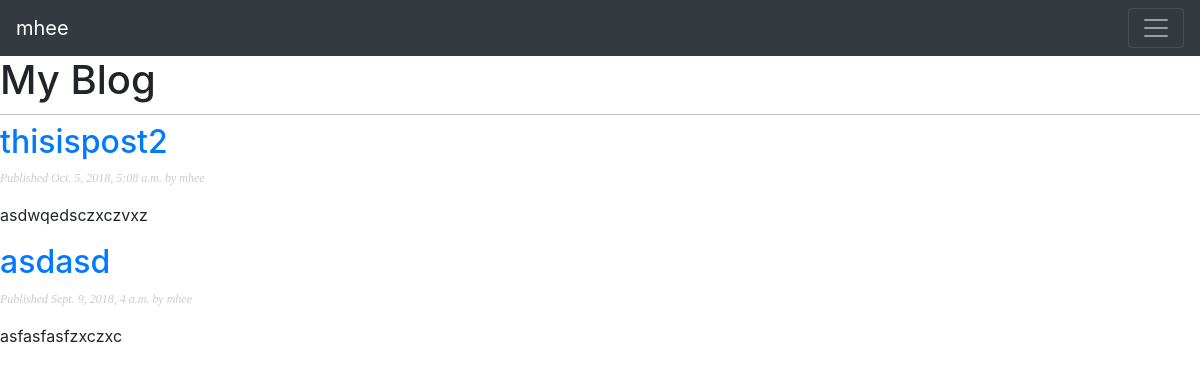
Page /blog/ (signed in) on the committed database.
### blog/models.py (models this page shows, shortened)
class Post(models.Model):
    STATUS_CHOICES = (('draft', 'Draft'),('published', 'Published'),)
    title = models.CharField(max_length=250)
    slug = models.SlugField(max_length=250,unique_for_date='publish')
    author = models.ForeignKey(User,on_delete=models.CASCADE,related_name='blog_posts')
    body = models.TextField()
    publish = models.DateTimeField(default=timezone.now)
    created = models.DateTimeField(auto_now_add=True)
    updated = models.DateTimeField(auto_now=True)
    status = models.CharField(max_length=10,choices=STATUS_CHOICES,default='draft')
    objects = models.Manager() # The default manager.
    published = PublishedManager() # Our custom manager.
    def get_absolute_url(self):
        return reverse('blog:post_detail',
        args=[self.publish.year,
        self.publish.month,
        self.publish.day,
        self.slug])
    class Meta:
        ordering = ('-publish',)

### blog/views.py (the view)
def post_list(request):
    posts = Post.published.all()
    return render(request,'blog/post/list.html',{'posts': posts})

### blog/models.py (called while the page is built)
    def get_queryset(self):
        return super(PublishedManager,self).get_queryset().filter(status='published')

### templates/blog/post/list.html (shortened to what this page needs)
{% extends "base.html" %}
{% block content %}
<h1>My Blog</h1>
{% for post in posts %}
<h2>
  <a href="{{ post.get_absolute_url }}">
    {{ post.title }}
  </a>
</h2>
<p class="date">
  Published {{ post.publish }} by {{ post.author }}
</p>
{{ post.body|truncatewords:30|linebreaks }}
{% endfor %}
{% endblock %}

### templates/base.html (shortened to what this page needs)
{% load static %}
<!DOCTYPE html>
<html>
<head>
  <link href="{% static "css/blog.css" %}" rel="stylesheet">
</head>
<link href="//maxcdn.bootstrapcdn.com/bootstrap/4.1.1/css/bootstrap.min.css" rel="stylesheet" id="bootstrap-css">
<body>
  <nav class="navbar navbar-dark bg-dark">
        <a class="navbar-brand" href="/">{% if user.is_authenticated %}  {{user.username}} {{emp.role}}  {% else %}  Guest {% endif %} </a>
        <button class="navbar-toggler" type="button" data-toggle="collapse" data-target="#navbarsExample01" aria-controls="navbarsExample01" aria-expanded="false" aria-label="Toggle navigation">
          <span class="navbar-toggler-icon"></span>
        </button>
      </nav>
    {% block content %}
    {% endblock %}
</body>
</html>

### static/css/blog.css (style rules this page uses)
body { margin:0; padding:0; font-family:helvetica, sans-serif; }
a { color:#00abff; text-decoration:none; }
h1 { font-weight:normal; border-bottom:1px solid #bbb; padding:0 0 10px 0; }
h2 { font-weight:normal; margin:30px 0 0; }
p.date { color:#ccc; font-family: georgia, serif; font-size: 12px; font-style: italic; }

### rows in the picture
Post: title "thisispost2", publish "Oct. 5, 2018, 5:08 a.m.", author "mhee", body "asdwqedsczxczvxz"
Post: title "asdasd", publish "Sept. 9, 2018, 4 a.m.", author "mhee", body "asfasfasfzxczxc"

### other values in the picture
{{ user.username }} "mhee"
